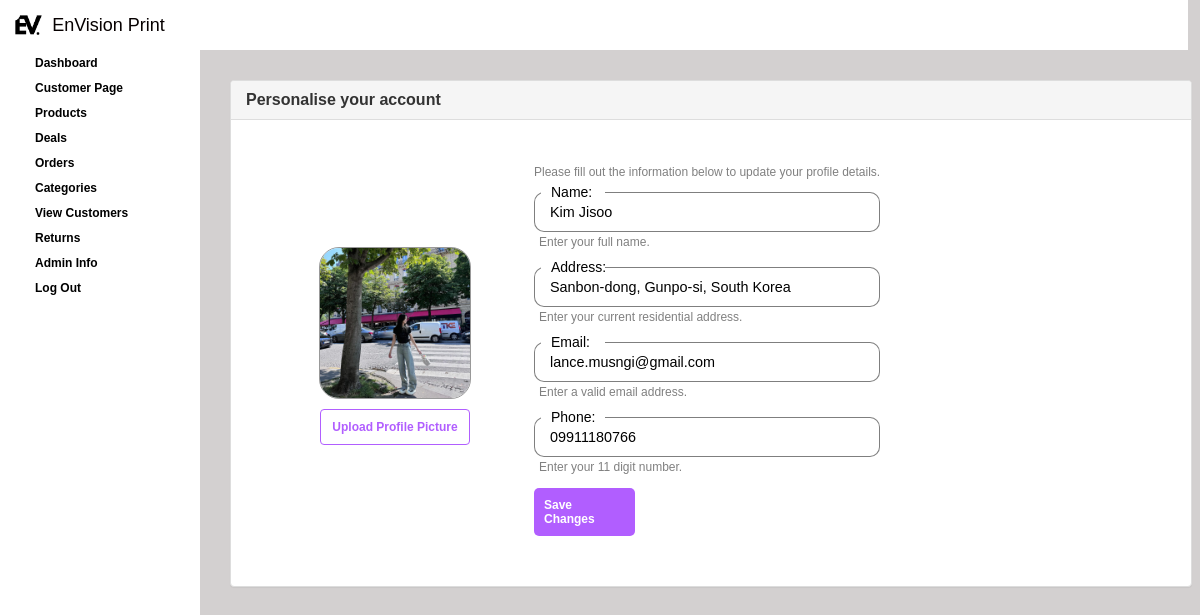
Screenshot of /admin.php?edit_user&UserID=3 with the database file from the repository.
### tables this page shows
CREATE TABLE `users` (
  `UserID` int(11) NOT NULL,
  `FName` varchar(50) NOT NULL,
  `username` varchar(50) NOT NULL,
  `password` varchar(100) NOT NULL,
  `email` varchar(50) NOT NULL,
  `phone` varchar(15) DEFAULT NULL,
  `address` varchar(200) DEFAULT NULL,
  `attempt` int(11) NOT NULL,
  `block` int(11) NOT NULL,
  `admin` int(1) NOT NULL,
  `profile` varchar(200) NOT NULL,
  `verification` varchar(10) NOT NULL,
  `verification_code` varchar(10) NOT NULL
);

### edit_user.php (the view, shortened to what this page needs)
<?php
$User = $_GET['UserID'];
$query = "SELECT * FROM users WHERE UserID = $User";
$result = mysqli_query($con, $query);
$row = mysqli_fetch_assoc($result);
$location1 = $row["profile"];
$FName1 = $row["FName"];
$email1 = $row["email"];
$address1 = $row['address'];
$phone1 = $row['phone'];
?>
<link rel="stylesheet" href="css/edituser.css">
<div class="row">
    <div class="col-lg-12">
        <div class="panel panel-default">
            <div class="panel-heading">
                <h3 class="panel-title">Personalise your account</h3>
            </div>
            <div class="panel-body">
                <div class="body">
                    <form action="" method="post" enctype="multipart/form-data">
                        <div class="wedit">
                            <div class="weditimg">
                                <div class="profileImage"><img id='profileimg' src='<?= $location1 ?>' alt='Profile Picture'></div>
                                <label class="btn-upload-img">
                                    Upload Profile Picture <input type="file" id="img" name="img" accept="image/*">
                                </label>
                            </div>
                            <div class="weform">
                                <p class="email">Please fill out the information below to update your profile details.</p>
                                <div class="inweform">
                                    <div class="weitem">
                                        <div class="border">
                                            <p>Name:</p>
                                        </div>
                                        <?php
                                        echo "<input type='text' class='input2' name='first_name' value='$FName1'>";
                                        ?>
                                        <p class="email">Enter your full name.</p>
                                    </div>
                                    <div class="weitem">
                                        <div class="border">
                                            <p>Address:</p>
                                        </div>
                                        <?php
                                        echo "<input type='text' class='input2' name='address' value='$address1' title='Enter your current residential address'>";
                                        ?>
                                        <p class="email">Enter your current residential address.</p>
                                    </div>
                                </div>
                                <div class="inweform">
                                    <div class="weitem">
                                        <div class="border">
                                            <p>Email:</p>
                                        </div>
                                        <?php
                                        echo "<input type='text' class='input2' name='email' id='emailInput' value='$email1' style='text-transform: none;' pattern='.*\.com' title='Please enter a valid email address'>";
                                        ?>
                                        <p class="email">Enter a valid email address.</p>
                                    </div>
                                    <div class="weitem">
                                        <div class="border">
                                            <p>Phone:</p>
                                        </div>
                                        <?php
                                        echo "<input type='tel' class='input2' name='phone' value='$phone1' pattern='^(\d{11}|\d{12}|\d{13})?$' title='Enter 11 or 13 digits'>";
                                        ?>
                                        <p class="email">Enter your 11 digit number.</p>
                                    </div>
                                    <label class="btn-save">
                                        <div class="btnsave">
                                            Save Changes <input formaction="adminedituser.php" type="submit" name="submit">
                                        </div>
                                    </label>
                                </div>
                            </div>
                        </div>
                    </form>
                </div>
            </div>
        </div>
    </div>
</div>

### css/global.css (style rules this page uses)
* { font-family: Arial, Helvetica, sans-serif; scroll-behavior: smooth; max-width: 99vw; z-index: 0; padding: 0px; margin: 0px; box-sizing: border-box; }
body { font-size: 14px; background-color: #d3d0d0; }
.email { font-size: 12px; color: gray; }
.input2 { background: none; border: 0; outline: 0; height: 40px; width: 100%; font-size: 0.9rem; padding: 8px 15px; background-color: white; margin-top: 10px; border-radius: 10px; border: 1px solid #00000080; }

### css/table.css (style rules this page uses)
.panel-default > .panel-heading { color: #333; background-color: #f5f5f5; border-color: #ddd; }
.panel-heading { padding: 10px 15px; border-bottom: 1px solid transparent; border-top-left-radius: 3px; border-top-right-radius: 3px; }
.panel-default { border-color: #ddd; }
.panel { margin-bottom: 20px; background-color: #fff; border: 1px solid transparent; border-radius: 4px; -webkit-box-shadow: 0 1px 1px rgba(0, 0, 0, 0.05); box-shadow: 0 1px 1px rgba(0, 0, 0, 0.05); border: 1px solid #ddd; }
.panel-title { margin-top: 0; margin-bottom: 0; font-size: 16px; color: inherit; }
.panel-body { padding: 15px; }
label { display: inline-block; max-width: 100%; margin-bottom: 5px; font-weight: 700; }
img { vertical-align: middle; }

### css/edituser.css (style rules this page uses)
.wedit { display: flex; min-height: 344px; align-items: center; border-radius: 5px; padding: 30px; gap: 20px; background: white; }
.weditimg { width: 238px; height: 272px; display: flex; flex-direction: column; align-items: center; justify-content: center; gap: 10px; }
.weditimg img { object-fit: cover; width: 150px; height: 150px; }
.border { position: relative; margin: 0 0 -23px 7px; z-index: 2; background: white; border-radius: 10px; padding: 5px 5px 5px 10px; width: 64px; }
.weditimg label { margin: 0 auto 15px; padding: 10px 0; border: 1px solid var(--primary); font-size: 12px; transition: all 0.2s ease-in; }
.btn-upload-img { width: 150px; color: var(--primary); border-radius: 4px; text-align: center; cursor: pointer; }
.btnsave { margin: 9px 0 0 auto; padding: 10px; background-color: var(--primary); color: #fff; border-radius: 5px; font-size: 12px; width: 101px; transition: all 0.3s ease-in; }
#profileimg { transition: opacity 0.5s ease-in-out; opacity: 1; }
.profileImage { border: 1px solid rgba(0, 0, 0, 0.4); border-radius: 20px; overflow: hidden; display: flex; justify-content: center; align-items: center; }
.weitem .email { padding: 3px 0 5px 5px; }

### rows the page displays
users: profile (picture), first_name "Kim Jisoo", address "Sanbon-dong, Gunpo-si, South Korea", email "lance.musngi@gmail.com", phone "09911180766"
